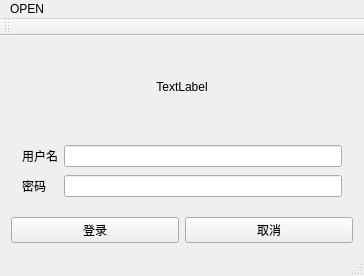
<?xml version="1.0" encoding="UTF-8"?>
<ui version="4.0">
 <class>MainWindow</class>
 <widget class="QMainWindow" name="MainWindow">
  <property name="geometry">
   <rect>
    <x>0</x>
    <y>0</y>
    <width>364</width>
    <height>276</height>
   </rect>
  </property>
  <property name="minimumSize">
   <size>
    <width>364</width>
    <height>239</height>
   </size>
  </property>
  <property name="maximumSize">
   <size>
    <width>364</width>
    <height>276</height>
   </size>
  </property>
  <property name="windowTitle">
   <string>MainWindow</string>
  </property>
  <widget class="QWidget" name="centralWidget">
   <layout class="QVBoxLayout" name="verticalLayout_2">
    <item>
     <widget class="QWidget" name="widget_3" native="true">
      <layout class="QVBoxLayout" name="verticalLayout">
       <property name="leftMargin">
        <number>0</number>
       </property>
       <property name="topMargin">
        <number>0</number>
       </property>
       <property name="rightMargin">
        <number>0</number>
       </property>
       <property name="bottomMargin">
        <number>0</number>
       </property>
       <item>
        <widget class="QLabel" name="label">
         <property name="text">
          <string>TextLabel</string>
         </property>
         <property name="alignment">
          <set>Qt::AlignCenter</set>
         </property>
        </widget>
       </item>
      </layout>
     </widget>
    </item>
    <item>
     <widget class="QWidget" name="widget" native="true">
      <layout class="QGridLayout" name="gridLayout">
       <item row="0" column="1">
        <widget class="QLineEdit" name="lineEdit_2"/>
       </item>
       <item row="1" column="0">
        <widget class="QLabel" name="label_3">
         <property name="text">
          <string>密码</string>
         </property>
        </widget>
       </item>
       <item row="0" column="0">
        <widget class="QLabel" name="label_2">
         <property name="text">
          <string>用户名</string>
         </property>
        </widget>
       </item>
       <item row="1" column="1">
        <widget class="QLineEdit" name="lineEdit"/>
       </item>
      </layout>
     </widget>
    </item>
    <item>
     <layout class="QHBoxLayout" name="horizontalLayout">
      <item>
       <widget class="QPushButton" name="pushButton_2">
        <property name="text">
         <string>登录</string>
        </property>
       </widget>
      </item>
      <item>
       <widget class="QPushButton" name="pushButton">
        <property name="text">
         <string>取消</string>
        </property>
       </widget>
      </item>
     </layout>
    </item>
   </layout>
  </widget>
  <widget class="QMenuBar" name="menuBar">
   <property name="geometry">
    <rect>
     <x>0</x>
     <y>0</y>
     <width>364</width>
     <height>26</height>
    </rect>
   </property>
   <widget class="QMenu" name="menuOPEN">
    <property name="title">
     <string>OPEN</string>
    </property>
    <addaction name="actionOPEN"/>
   </widget>
   <addaction name="menuOPEN"/>
  </widget>
  <widget class="QToolBar" name="mainToolBar">
   <attribute name="toolBarArea">
    <enum>TopToolBarArea</enum>
   </attribute>
   <attribute name="toolBarBreak">
    <bool>false</bool>
   </attribute>
  </widget>
  <widget class="QStatusBar" name="statusBar"/>
  <action name="actionOPEN">
   <property name="text">
    <string>OPEN</string>
   </property>
  </action>
 </widget>
 <layoutdefault spacing="6" margin="11"/>
 <resources/>
 <connections/>
</ui>
